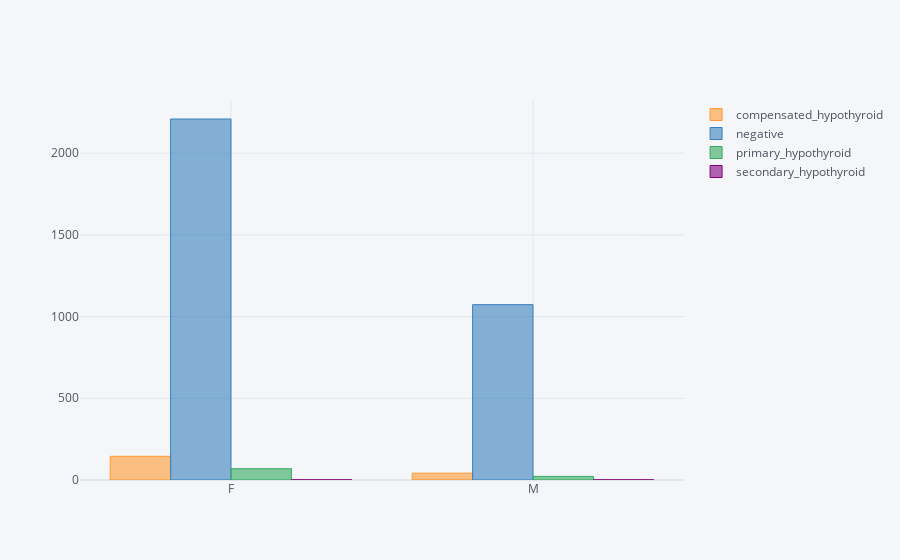

The cell this chart's notebook holds for it:
### Code cell
pd.crosstab(df['sex'],df['Class']).iplot(kind='bar')

### Figure 1 — Plotly figure (JSON) as saved in the notebook; plotly's stock layout.template omitted (floating-point values rounded to 4 significant figures)
{"data": [{"marker": {"color": "rgba(255, 153, 51, 0.6)", "line": {"color": "rgba(255, 153, 51, 1.0)", "width": 1}}, "name": "compensated_hypothyroid", "orientation": "v", "text": "", "type": "bar", "x": ["F", "M"], "y": [145, 42]}, {"marker": {"color": "rgba(55, 128, 191, 0.6)", "line": {"color": "rgba(55, 128, 191, 1.0)", "width": 1}}, "name": "negative", "orientation": "v", "text": "", "type": "bar", "x": ["F", "M"], "y": [2209, 1073]}, {"marker": {"color": "rgba(50, 171, 96, 0.6)", "line": {"color": "rgba(50, 171, 96, 1.0)", "width": 1}}, "name": "primary_hypothyroid", "orientation": "v", "text": "", "type": "bar", "x": ["F", "M"], "y": [69, 22]}, {"marker": {"color": "rgba(128, 0, 128, 0.6)", "line": {"color": "rgba(128, 0, 128, 1.0)", "width": 1}}, "name": "secondary_hypothyroid", "orientation": "v", "text": "", "type": "bar", "x": ["F", "M"], "y": [1, 1]}], "layout": {"autosize": true, "legend": {"bgcolor": "#F5F6F9", "font": {"color": "#4D5663"}}, "paper_bgcolor": "#F5F6F9", "plot_bgcolor": "#F5F6F9", "title": {"font": {"color": "#4D5663"}}, "xaxis": {"autorange": true, "gridcolor": "#E1E5ED", "range": [-0.5, 1.5], "showgrid": true, "tickfont": {"color": "#4D5663"}, "title": {"font": {"color": "#4D5663"}, "text": ""}, "type": "category", "zerolinecolor": "#E1E5ED"}, "yaxis": {"autorange": true, "gridcolor": "#E1E5ED", "range": [0, 2325.0], "showgrid": true, "tickfont": {"color": "#4D5663"}, "title": {"font": {"color": "#4D5663"}, "text": ""}, "type": "linear", "zerolinecolor": "#E1E5ED"}}}
